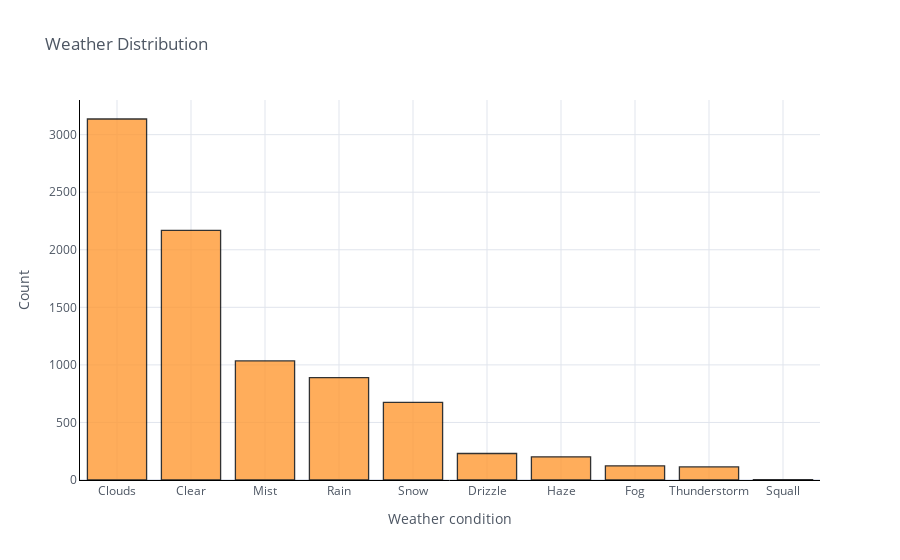

Notebook code for this chart:
### Markdown cell above
The most common weather situation was Clouds. There were few 1-periods where a squall was happening. It did snow in the year 2013. I have sorted the weather distribution in descending order.

### Code cell
df8['weather_main'].iplot(kind='hist',bins=10,xTitle='Weather condition',linecolor='black',yTitle='Count',
                          title='Weather Distribution',categoryorder="total descending")

### Figure 1 — Plotly figure (JSON) as saved in the notebook; plotly's stock layout.template omitted (floating-point values rounded to 4 significant figures; data arrays with more than 128 entries replaced by an {"elided": "..."} marker saying what was removed)
{"data": [{"histfunc": "count", "histnorm": "", "marker": {"color": "rgba(255, 153, 51, 1.0)", "line": {"color": "#000000", "width": 1.3}}, "name": "weather_main", "nbinsx": 10, "opacity": 0.8, "orientation": "v", "type": "histogram", "x": {"elided": "8573 str values"}}], "layout": {"barmode": "overlay", "legend": {"bgcolor": "#FFFFFF", "font": {"color": "#4D5663"}}, "paper_bgcolor": "#FFFFFF", "plot_bgcolor": "#FFFFFF", "title": {"font": {"color": "#4D5663"}, "text": "Weather Distribution"}, "xaxis": {"categoryorder": "total descending", "gridcolor": "#E1E5ED", "linecolor": "black", "showgrid": true, "tickfont": {"color": "#4D5663"}, "title": {"font": {"color": "#4D5663"}, "text": "Weather condition"}, "zerolinecolor": "#E1E5ED"}, "yaxis": {"categoryorder": "total descending", "gridcolor": "#E1E5ED", "linecolor": "black", "showgrid": true, "tickfont": {"color": "#4D5663"}, "title": {"font": {"color": "#4D5663"}, "text": "Count"}, "zerolinecolor": "#E1E5ED"}}}
